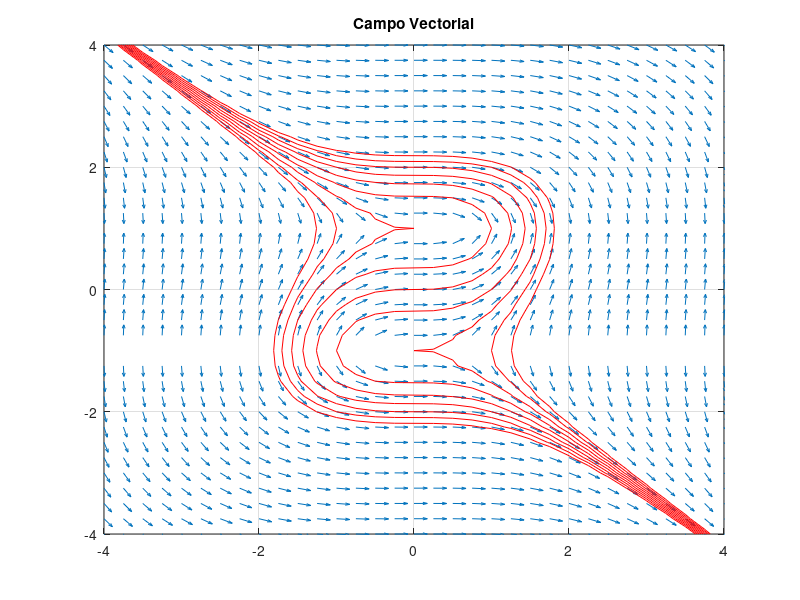

Recreate this plot in MATLAB.
clear all; close all;
x = -4:0.25:4;
y = x;
[X,Y] = meshgrid(x,y);
dY = X.^2./(1-Y.^2);
dX = ones(size(dY));
L = sqrt(1 + dY.^2);
%%%%%%%%%%%%%%%%%%%% herramienta para campos vectoriales
quiver(X,Y,dX./L,dY./L, 0.5)
hold on;
contour (X,Y,X.^3 -3*Y + Y.^3, -4:1:4,'r')
hold off;
grid on
axis([-4 4 -4 4])
title ('Campo Vectorial')
